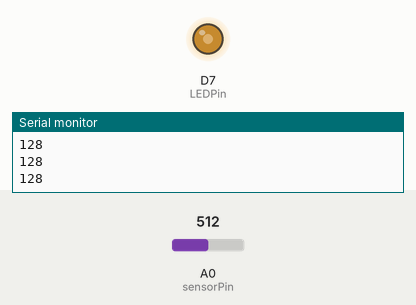
Simulated run of this sketch. Board: ESP8266 (NodeMCU). Shown: output pins drawn as LEDs (lit = HIGH), the last lines printed to the serial monitor. The inputs (shaded band) are chosen by the test bench; at power-on: A0 (sensorPin) = 512.

Above: at 1.2 s.
1.3 s: A0 (sensorPin) set to 716
At 2.4 s:
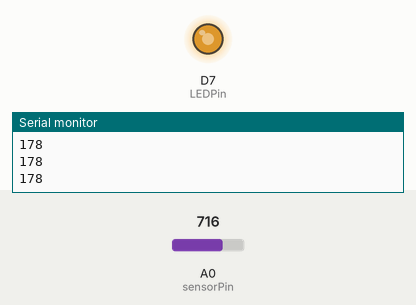
2.8 s: A0 (sensorPin) set to 900
At 3.8 s:
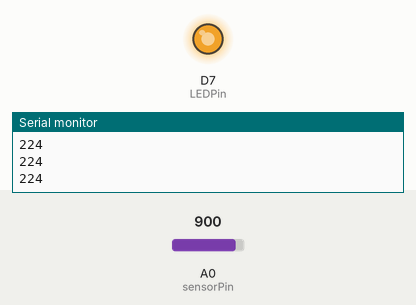
4.3 s: A0 (sensorPin) set to 122
At 4.8 s:
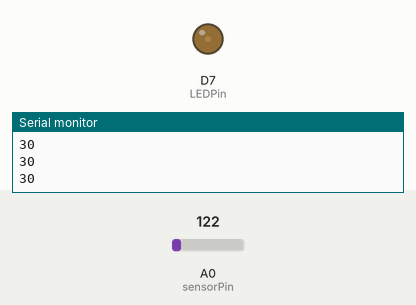
5.8 s: A0 (sensorPin) set to 0
At 7.2 s:
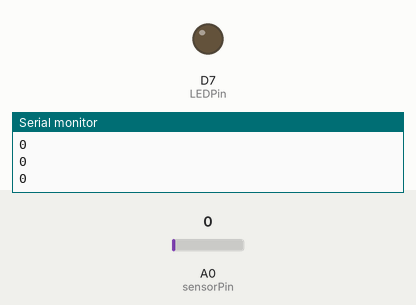
Timing chart, 0 to 8.3 s (numbered marks = the images above; inputs shaded):
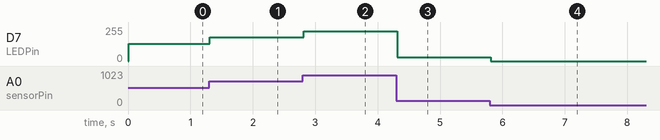

Measured:
- after the input at 1.3 s, D7 (LEDPin): 128/255 → 178/255 at once
- after the input at 2.8 s, D7 (LEDPin): 178/255 → 224/255 at once
- after the input at 4.3 s, D7 (LEDPin): 224/255 → 30/255 at once
- after the input at 5.8 s, D7 (LEDPin): 30/255 → 0/255 at once

The sketch:

____.ino
```cpp
/*
  用可變電阻控制類比輸入
  透過PWM做類比輸出控制LED燈亮度
*/

int sensorPin = A0;    //類比輸入的PIN腳 ()
int LEDPin = D7;      // 類比輸出的PIN腳，接到LED的正極
//int BUTTON = D5;      // 數位輸入的PIN腳，接到按鍵的正極
int sensorValue = 0;  // 類比輸入得到的數值

void setup() {
   Serial.begin(115200);
   pinMode(LEDPin, OUTPUT);  //LED的PIN腳設為輸出
}

void loop() {
  sensorValue = analogRead(sensorPin);   //讀取類比輸入的值會得到0~1023
  sensorValue = map(sensorValue,0,1023,0,255);  //將0~1023轉化成0~255
  Serial.println(sensorValue);
  delay(10);
  analogWrite(LEDPin,sensorValue);  //將結果用PWM的方式輸出給LED，改變亮度
}
```
